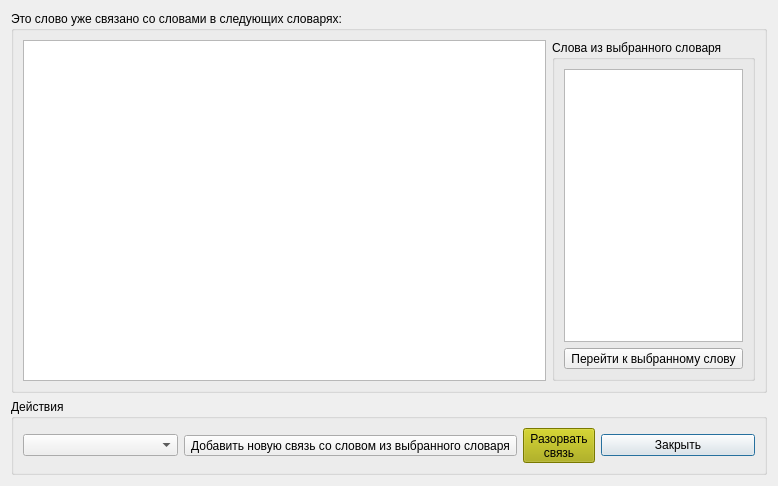
<?xml version="1.0" encoding="UTF-8"?>
<ui version="4.0">
 <class>EtimologyWindow</class>
 <widget class="QDialog" name="EtimologyWindow">
  <property name="geometry">
   <rect>
    <x>0</x>
    <y>0</y>
    <width>778</width>
    <height>486</height>
   </rect>
  </property>
  <property name="windowTitle">
   <string>Этимология слова</string>
  </property>
  <layout class="QVBoxLayout" name="verticalLayout">
   <item>
    <widget class="QGroupBox" name="groupBox">
     <property name="title">
      <string>Это слово уже связано со словами в следующих словарях:</string>
     </property>
     <layout class="QHBoxLayout" name="horizontalLayout_2">
      <item>
       <widget class="QTreeView" name="treeView"/>
      </item>
      <item>
       <widget class="QGroupBox" name="groupBox_3">
        <property name="sizePolicy">
         <sizepolicy hsizetype="Fixed" vsizetype="Preferred">
          <horstretch>0</horstretch>
          <verstretch>0</verstretch>
         </sizepolicy>
        </property>
        <property name="title">
         <string>Слова из выбранного словаря</string>
        </property>
        <layout class="QVBoxLayout" name="verticalLayout_2">
         <item>
          <widget class="QTableView" name="tableView">
           <property name="sizePolicy">
            <sizepolicy hsizetype="Preferred" vsizetype="Expanding">
             <horstretch>0</horstretch>
             <verstretch>0</verstretch>
            </sizepolicy>
           </property>
          </widget>
         </item>
         <item>
          <widget class="QToolButton" name="goToWord">
           <property name="enabled">
            <bool>true</bool>
           </property>
           <property name="text">
            <string>Перейти к выбранному слову</string>
           </property>
          </widget>
         </item>
        </layout>
       </widget>
      </item>
     </layout>
    </widget>
   </item>
   <item>
    <widget class="QGroupBox" name="groupBox_2">
     <property name="sizePolicy">
      <sizepolicy hsizetype="Preferred" vsizetype="Fixed">
       <horstretch>0</horstretch>
       <verstretch>0</verstretch>
      </sizepolicy>
     </property>
     <property name="minimumSize">
      <size>
       <width>0</width>
       <height>40</height>
      </size>
     </property>
     <property name="title">
      <string>Действия</string>
     </property>
     <layout class="QHBoxLayout" name="horizontalLayout">
      <item>
       <widget class="QComboBox" name="dictsDropdown"/>
      </item>
      <item>
       <widget class="QToolButton" name="addConnectionButton">
        <property name="text">
         <string>Добавить новую связь со словом из выбранного словаря</string>
        </property>
       </widget>
      </item>
      <item>
       <widget class="QToolButton" name="unlink">
        <property name="styleSheet">
         <string notr="true">background-color: rgb(170, 170, 0);</string>
        </property>
        <property name="text">
         <string>Разорвать
связь</string>
        </property>
       </widget>
      </item>
      <item>
       <widget class="QPushButton" name="close">
        <property name="text">
         <string>Закрыть</string>
        </property>
       </widget>
      </item>
     </layout>
    </widget>
   </item>
  </layout>
 </widget>
 <resources/>
 <connections/>
</ui>
